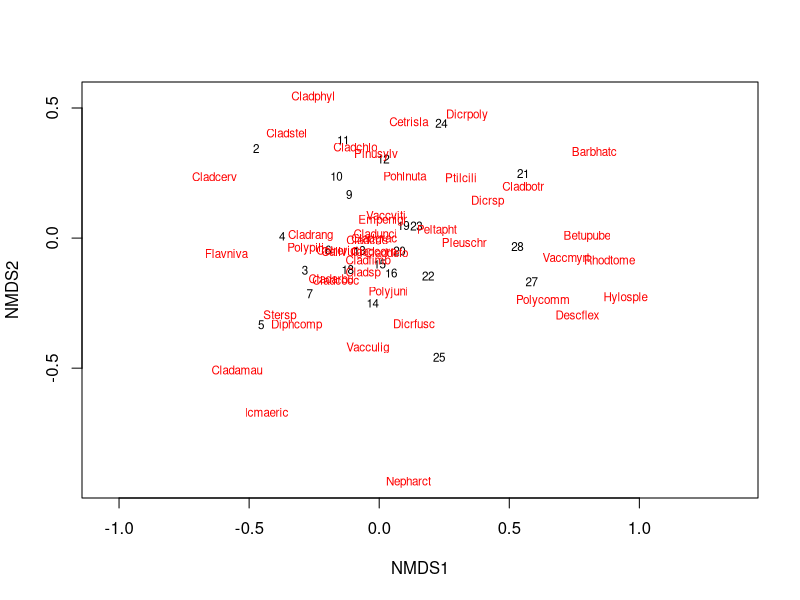
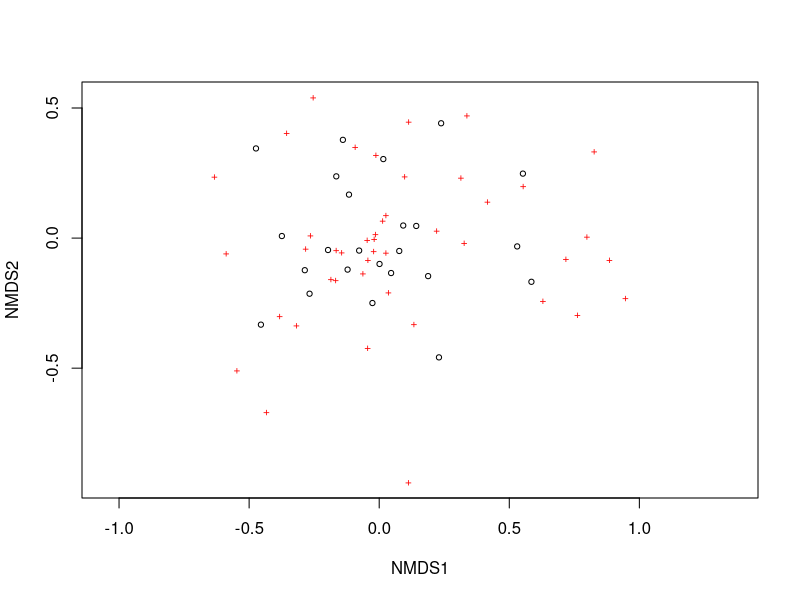
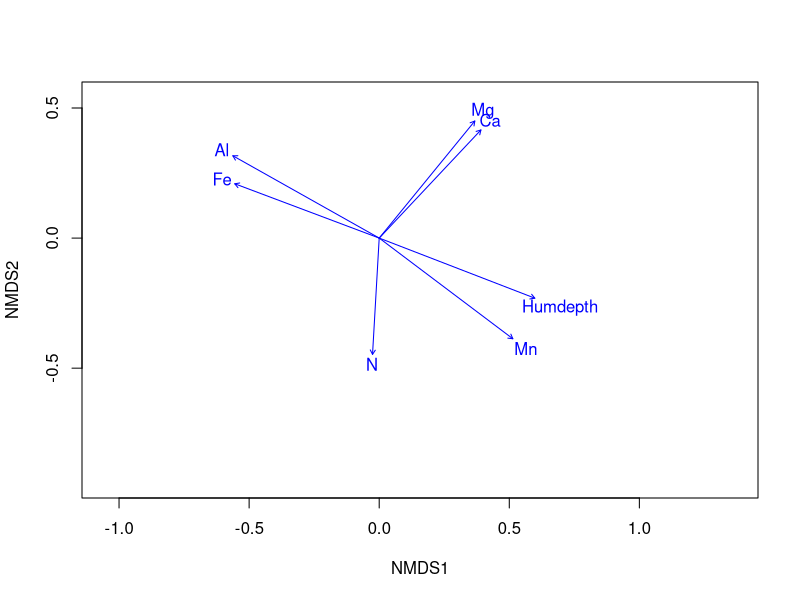

Recreate these plots in R, in order.
# Building a NMDS with inbuilt data within vegan package

library(vegan) # Version 2.6.4

data("varespec") # Data sets of cover by lichen species
data("varechem") # Corresponding environmental parameters

ord <- metaMDS(varespec, distance = "bray", k = 2) # Ordination of the species

plot(ord, type = "t") # Showing the plot 
plot(ord, type = "p")
plot(ord, type = "n")

ef <- envfit(ord, varechem)
plot(ef, p.max = 0.05)
